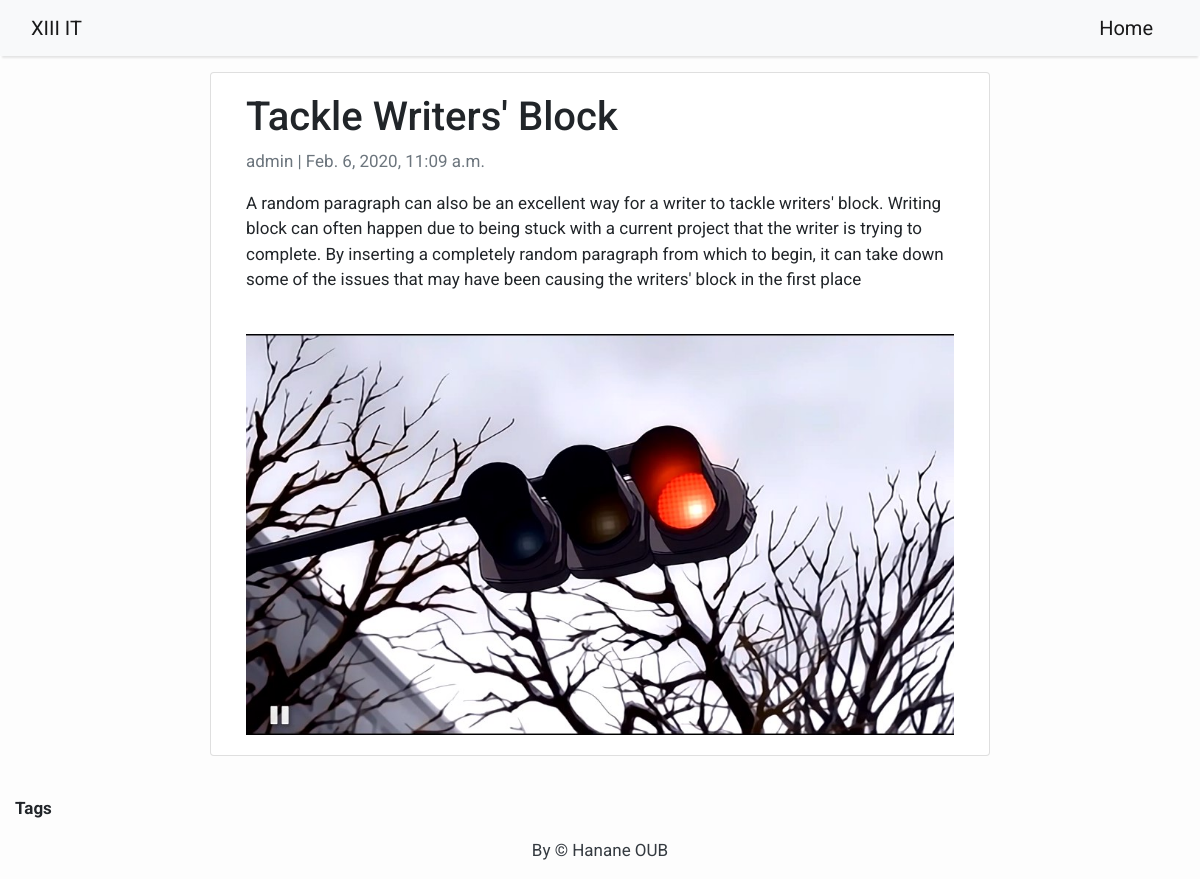
Page /tackle-writers-block/ on the committed database.
### blog/models.py (models this page shows, shortened)
class Post(models.Model):
    title = models.CharField(max_length=200, unique=True)
    slug = models.SlugField(max_length=200, unique=True)
    author = models.ForeignKey(User, on_delete= models.CASCADE,related_name='blog_posts')
    updated_on = models.DateTimeField(auto_now= True)
    content = models.TextField()
    created_on = models.DateTimeField(auto_now_add=True)
    status = models.IntegerField(choices=STATUS, default=0)
    model_pic = models.ImageField(upload_to = 'images/')
    tags = TaggableManager()
    class Meta:
        ordering = ['-created_on']

### blog/views.py (the view)
# urls.py: path('<slug:slug>/', views.PostDetail.as_view(), name='post_detail'),
class PostDetail(generic.DetailView):
    model = Post
    template_name = 'post_detail.html'

### blog/templates/post_detail.html (shortened to what this page needs)
{% extends 'base.html' %} {% block content %}
<div class="container-fluid mx-auto">
  <div class="row  mx-auto">
    <div class="col-md-8 card mb-4  mt-3  mx-auto">
      <div class="card-body  mx-auto">
        <h1>{% block title %} {{ object.title }} {% endblock title %}</h1>
        <p class=" text-muted">{{ post.author }} | {{ post.created_on }}</p>
        <p class="card-text ">{{ object.content | safe }}</p>
        <img src="{{ post.model_pic.url}}" class="img-fluid" alt="Responsive image">
      </div>
    </div>
  </div>
</div>
{% endblock content %}

### blog/templates/base.html (style rules this page uses)
body { font-family: "Roboto", sans-serif; font-size: 17px; background-color: #fdfdfd; }

### rows in the picture
Post: title "Tackle Writers' Block", author "admin", created_on "Feb. 6, 2020, 11:09 a.m.", content "A random paragraph can also be an excellent way for a writer to tackle writers' block. Writing block can often happen due to being stuck with a current project that the writer is trying to complete. By inserting a completely random paragraph from which to begin, it can take down some of the issues that may have been causing the writers' block in the first place", model_pic (picture)
